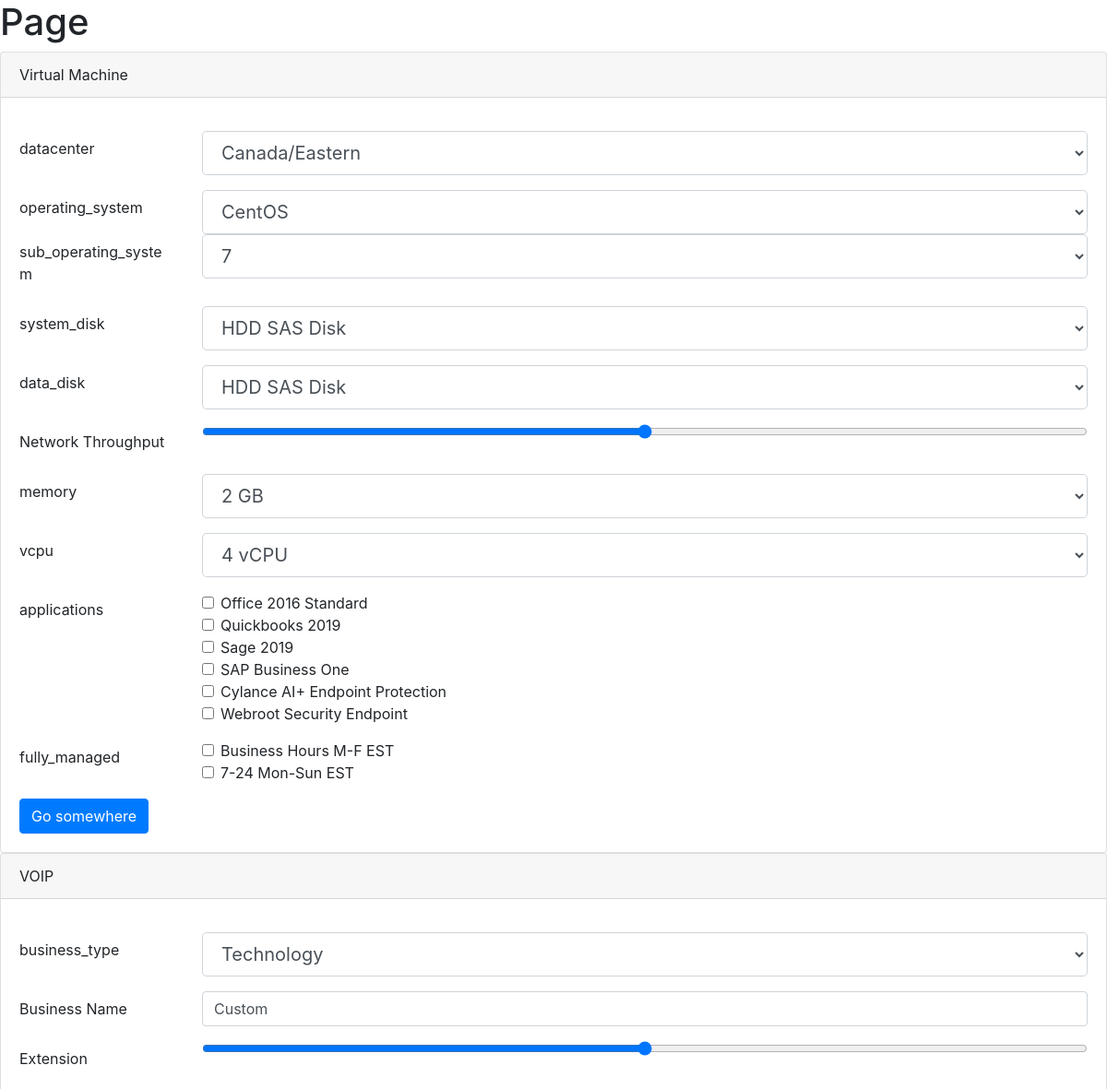
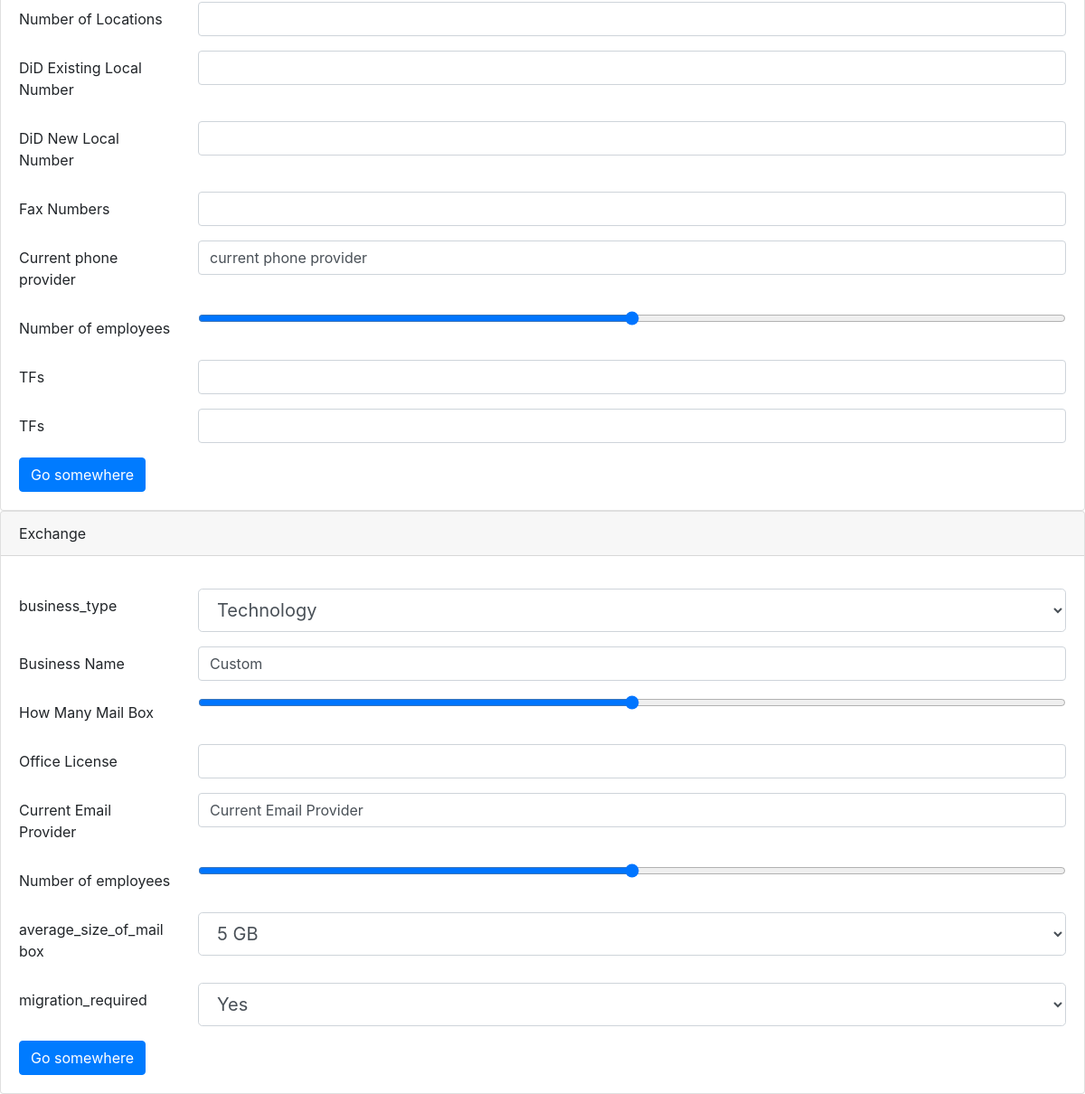
The page / on the database its author committed (2 pictures, top to bottom).
### ajaxcall/models.py (models this page shows, shortened)
class AjaxForm(models.Model):
    Name = models.CharField(max_length=255)
    Field = models.ManyToManyField(Model_Inputs)
    SubForm = models.ManyToManyField(AjaxForm_SUB)
    def get_form_name(self):
        return self.Name.lower().replace(' ','_')
    def get_fields(self,request):
        fields = []
        form_name = self.get_form_name()
        for i in self.Field.all():
            try:
                fields.append(i.get_field(request,form_name))
                print('Workds')
            except AttributeError:
                pass
        return fields
    def get_form(self,request):
        request.session.modified = True
        try:
            session = request.session[self.get_form_name()]
        except KeyError:
            request.session[self.get_form_name()] = {}
            request.session[self.get_form_name()]['price_table'] = {}
        context = { 'form_nice_name': self.Name , 'form_name': self.get_form_name() , 'Fields' : self.get_fields(request) }
        return  mark_safe(render_to_string('ajaxcall/Master.html' , context ))
    def get_form_js(self,request):
        context = { 'form_nice_name': self.Name , 'form_name': self.get_form_name() , 'Fields' : self.get_fields(request) }
        return  mark_safe(render_to_string('ajaxcall/Master_JS.html' , context ))
    class Meta:
        verbose_name = 'Form'

class Model_Number(models.Model):
    Name = models.CharField(max_length=255,blank=True, null=True,default="",)
    min = models.IntegerField(default=1)
    max = models.IntegerField(default=1)
    default = models.IntegerField(default=1)
    step = models.IntegerField(default=1)
    price_calculate = models.BooleanField(default=True)
    price = models.FloatField(default=1)
    TEMPLATES = (('Slider', 'Slider'),('Number', 'Number'),('Slider_Number', 'Slider_Number'))
    template = models.CharField(max_length=255,choices=TEMPLATES,default='Number',)
    class Meta:
        verbose_name = 'Number'
    def get_field(self,request=False,session=False,model_name=False):
        value = self.default
        print('Workds')
        try:
            value = session['value']
        except KeyError:
            session['value'] = self.default
        if self.price_calculate:
            if session['price'] == 0 :
                session['price']  = self.price
        return { 'data' :  self , 'name' : model_name , 'value' : value , 'template' : 'ajaxcall/%s.html' % self.template }

class Model_Choices_price(models.Model):
    Value = models.CharField(max_length=255,blank=True, null=True,default="",)
    price = models.FloatField(default=1)
    sub_choices = models.ManyToManyField(Model_Sub_Choices,blank=True)
    sub_price = models.ForeignKey(Model_Number,blank=True, null=True,on_delete=models.SET_NULL)
    class Meta:
        verbose_name = 'List choices with price'

class Model_Regular(models.Model):
    Name = models.CharField(max_length=255,blank=True, null=True,default="",)
    type = models.ForeignKey(Model_Types,blank=True,null=True,on_delete=models.CASCADE)
    value = models.CharField(max_length=255,blank=True, null=True)
    class Meta:
        verbose_name = 'Regular'
    def get_field(self,request=False,session=False,model_name=False):
        value = self.value
        if len(session['value'].strip()) > 0 :
            value = session['value']
        return { 'data' :  self , 'name' : model_name , 'value' : value , 'template' : 'ajaxcall/Fields.html' , 'special' :self }

### Home/views.py (the view)
# urls.py: path('', views.index, name='index'),
def index(request):
  context = { 'APP': 'Page' , 'Forms' : [] , 'Forms_JS' : AjaxForm.objects.all()[0].get_form_js(request) }
  try:
      for i in AjaxForm.objects.all():
          context['Forms'].append( i.get_form(request))
  except AjaxForm.DoesNotExist:
    pass
  return render(request, 'Home/Home.html', context )

### ajaxcall/models.py (called while the page is built)
    def __str__(self):
        return self.Name

    def __str__(self):
        return self.Value

    def get_field_name(self):
        return self.Name.lower().replace(' ','_')

    def get_model_name(self):
        return self.Name.lower().replace(' ','_')

### ajaxcall/templates/ajaxcall/select.html
<div class="form-group row">
  <label for="input{{ name }}" class="col-sm-2 col-form-label">{{ name }}</label>
  <div class="col-sm-10">
  <select class="form-control form-control-lg"  name='{{ name }}' id="input{{ name }}"  fsub={{Form_Name}}>
    {% for i in data %}
    <option value="{{i.id}}" {% if i.id == value.0 %}selected{% endif %} >{{ i.Value }}</option>
    {% endfor %}
  </select>
  </div>
{% if sub.data  %}
  <label for="input{{ sub.name }}" class="col-sm-2 col-form-label">{{ sub.name }}</label>
  <div class="col-sm-10">
  <select class="form-control form-control-lg"  name='{{ sub.name }}' id="input{{ sub.name }}"  fsub={{Form_Name}}>
    {% for i in sub.data %}
    <option value="{{i.id}}" {% if i.id == value.0 %}selected{% endif %} >{{ i }}</option>
    {% endfor %}
  </select>
  </div>
{% endif %}
</div>

### ajaxcall/templates/ajaxcall/Slider.html
  <div class="form-group row">
    <label for="input{{ name }}" class="col-sm-2 col-form-label" >{{ data.Name }} </label>
    <div class="col-sm-10">
    <input type="range" class="form-control-range" id="input{{ name }}" fsub={{Form_Name}} name='{{ name }}'  value="{{ value }}" min="{{ data.min }}" max="{{ data.max }}"  >
  </div>
  </div>

### ajaxcall/templates/ajaxcall/checkbox.html
<div class="form-group row">
  <label for="input{{ name }}" class="col-sm-2 col-form-label">{{ name }}</label>
  <div class="col-sm-10">
    {% for i in data %}
    <div class="form-check">
      <input class="form-check-input" type="checkbox" name="{{ name }}" id="{{ name }}{{i.id}}" value="{{i.id}}"  fsub={{Form_Name}} {% if i.id in value %}checked{% endif %}>
      <label class="form-check-label" for="{{ name }}{{i.id}}">
        {{ i.Value }}
      </label>
    </div>
    {% endfor %}
    </div>
</div>

### ajaxcall/templates/ajaxcall/Master.html
<div class="card">
  <div class="card-header">
    {{form_nice_name}}
  </div>
  <div class="card-body">
    <p class="card-text">
      {% for field in Fields %}
          {{ field }}
      {% endfor %}
    </p>
    <a href="#" class="btn btn-primary">Go somewhere</a>
  </div>
</div>

### ajaxcall/templates/ajaxcall/Fields.html
<div class="form-group row">
  <label for="input{{ name }}" class="col-sm-2 col-form-label">{{ data.Name }}</label>
  <div class="col-sm-10">
    <input type="{{ data.type }}" class="form-control" name='{{ name }}' id="input{{ name }}" value="{{ value }}"  fsub={{Form_Name}} >
  </div>
</div>

### ajaxcall/templates/ajaxcall/Number.html
<div class="form-group row">
  <label for="input{{ name }}" class="col-sm-2 col-form-label">{{ data.Name }}</label>
  <div class="col-sm-10">
    <input type="number" class="form-control" name='{{ name }}' id="input{{ name }}" value="{{ value }}" step="{{ data.step }}" min="{{ data.min }}" max="{{ data.max }}"  fsub={{Form_Name}}>
  </div>
</div>

### rows shown on the page
AjaxForm: Forms "Virtual Machine"
Model_Number: Name "Network Throughput"
Model_Choices_price: Value "Office 2016 Standard"
Model_Choices_price: Value "Quickbooks 2019"
Model_Choices_price: Value "Sage 2019"
Model_Choices_price: Value "SAP Business One"
Model_Choices_price: Value "Cylance AI+ Endpoint Protection"
Model_Choices_price: Value "Webroot Security Endpoint"
Model_Choices_price: Value "Business Hours M-F EST"
Model_Choices_price: Value "7-24 Mon-Sun EST"
AjaxForm: Forms "VOIP"
Model_Regular: Name "Business Name" "Business Name", Fields "Custom" "Custom"
Model_Number: Name "Extension"
Model_Number: Name "Number of Locations"
Model_Number: Name "DiD Existing Local Number"
Model_Number: Name "DiD New Local Number"
Model_Number: Name "Fax Numbers"
Model_Regular: Name "Current phone provider", Fields "current phone provider"
Model_Number: Name "Number of employees" "Number of employees"
Model_Number: Name "TFs" "TFs"
AjaxForm: Forms "Exchange"
Model_Number: Name "How Many Mail Box"
Model_Number: Name "Office License"
Model_Regular: Name "Current Email Provider", Fields "Current Email Provider"

### other values the page prints
{{ APP }} "Page"
{{ name }} "datacenter" "operating_system" "system_disk" "data_disk" "memory" "vcpu" "business_type" "business_type" "average_size_of_mailbox" "migration_required"
{{ sub.name }} "sub_operating_system"
{{ name }} "applications" "fully_managed"
form field datacenter "Canada/Eastern"
form field operating_system "CentOS"
form field value "7"
form field system_disk "HDD SAS Disk"
form field data_disk "HDD SAS Disk"
form field memory "2 GB"
form field vcpu "4 vCPU"
form field business_type "Technology"
form field average_size_of_mailbox "5 GB"
form field migration_required "Yes"
